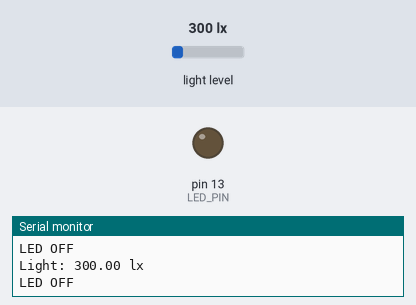
The sketch below on a simulated Arduino Uno, built with avr-gcc and run on an emulated ATmega328P. Shown: output pins drawn as LEDs (lit = HIGH), the last lines printed to the serial monitor. Inputs (shaded band) come from the test bench; at power-on: light level 300 lx.

Above: at 1.8 s.
1.9 s: light level set to 109 lx
3.4 s: light level set to 96 lx
At 5.2 s:
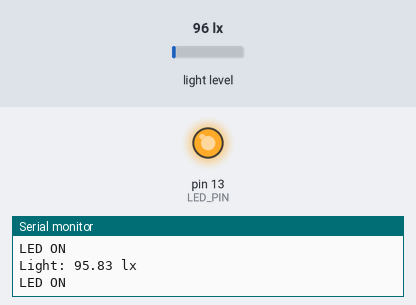
5.5 s: light level set to 500 lx
At 6.9 s:
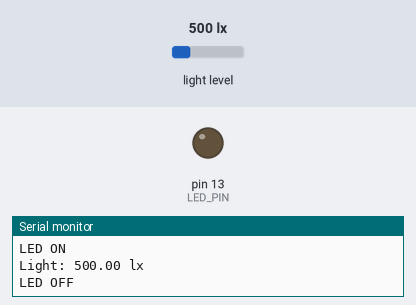
7.5 s: light level set to 40 lx
At 8.5 s:
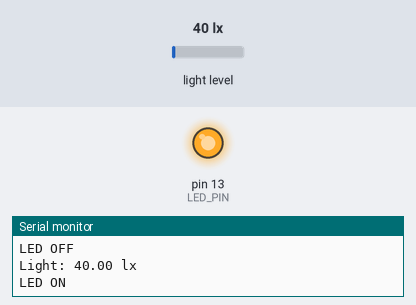
Timing chart, 0 to 10.5 s (numbered marks = the images above; inputs shaded):
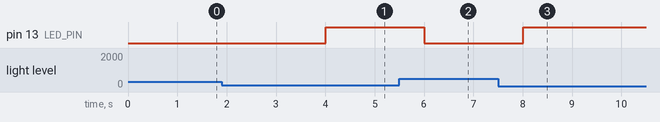

The sketch:

spi_pro.ino
```cpp
#include <Wire.h>
#include <BH1750.h>

BH1750 lightMeter;

#define LED_PIN 13

void setup(){
  Serial.begin(9600);

  Wire.begin();
  lightMeter.begin();

  pinMode(LED_PIN, OUTPUT);

  Serial.println(F("BH1750 Test begin"));
}

void loop() {
  float lux = lightMeter.readLightLevel();

  Serial.print("Light: ");
  Serial.print(lux);
  Serial.println(" lx");

  if (lux < 100) {
    Serial.println("LED ON");
    digitalWrite(LED_PIN, HIGH);
  } else {
    Serial.println("LED OFF");
    digitalWrite(LED_PIN, LOW);
  }

  delay(1000);  // Delay for 1 second
}
```

Measured:
- the behaviour switches between 101 and 100 lx on light level (found by bisection; images 0 and 1)
- after the input at 3.4 s, pin 13 (LED_PIN): LOW → HIGH after 0.61 s
- after the input at 5.5 s, pin 13 (LED_PIN): HIGH → LOW after 0.51 s
- after the input at 7.5 s, pin 13 (LED_PIN): LOW → HIGH after 0.51 s
